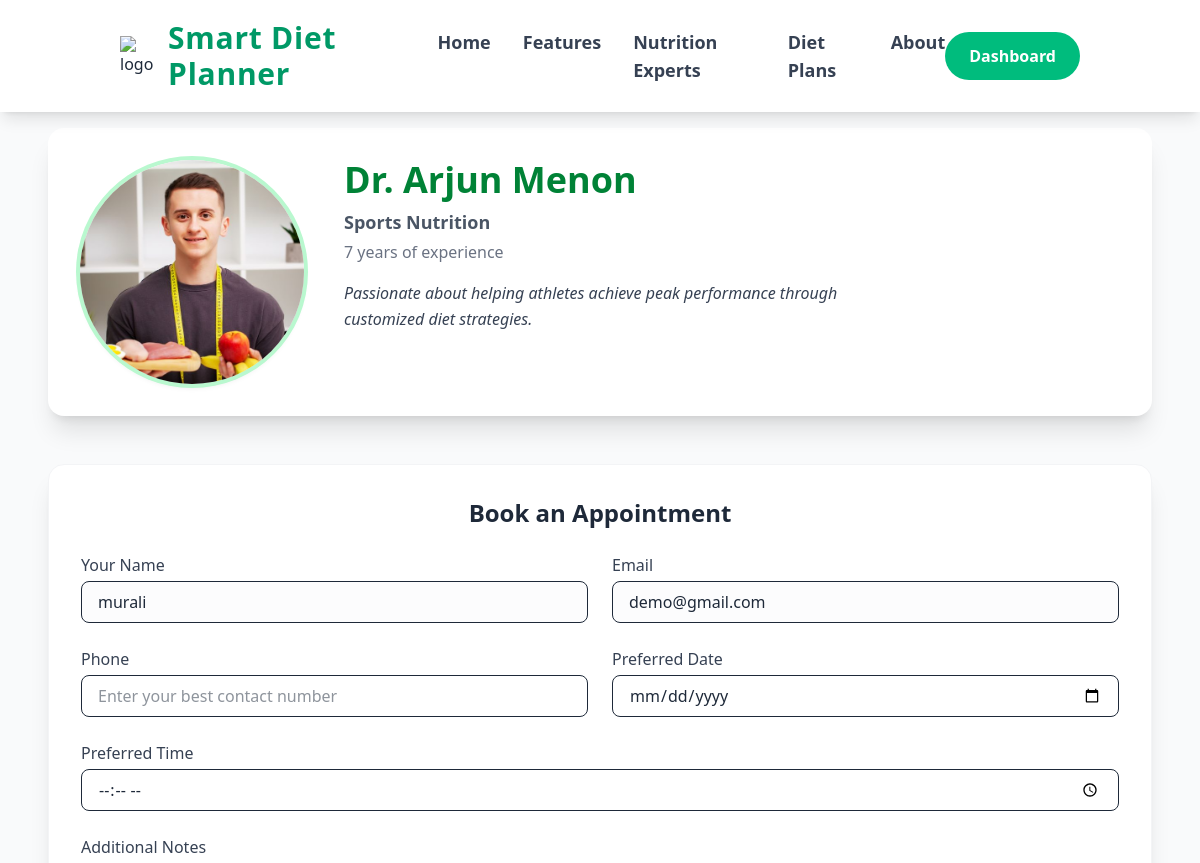
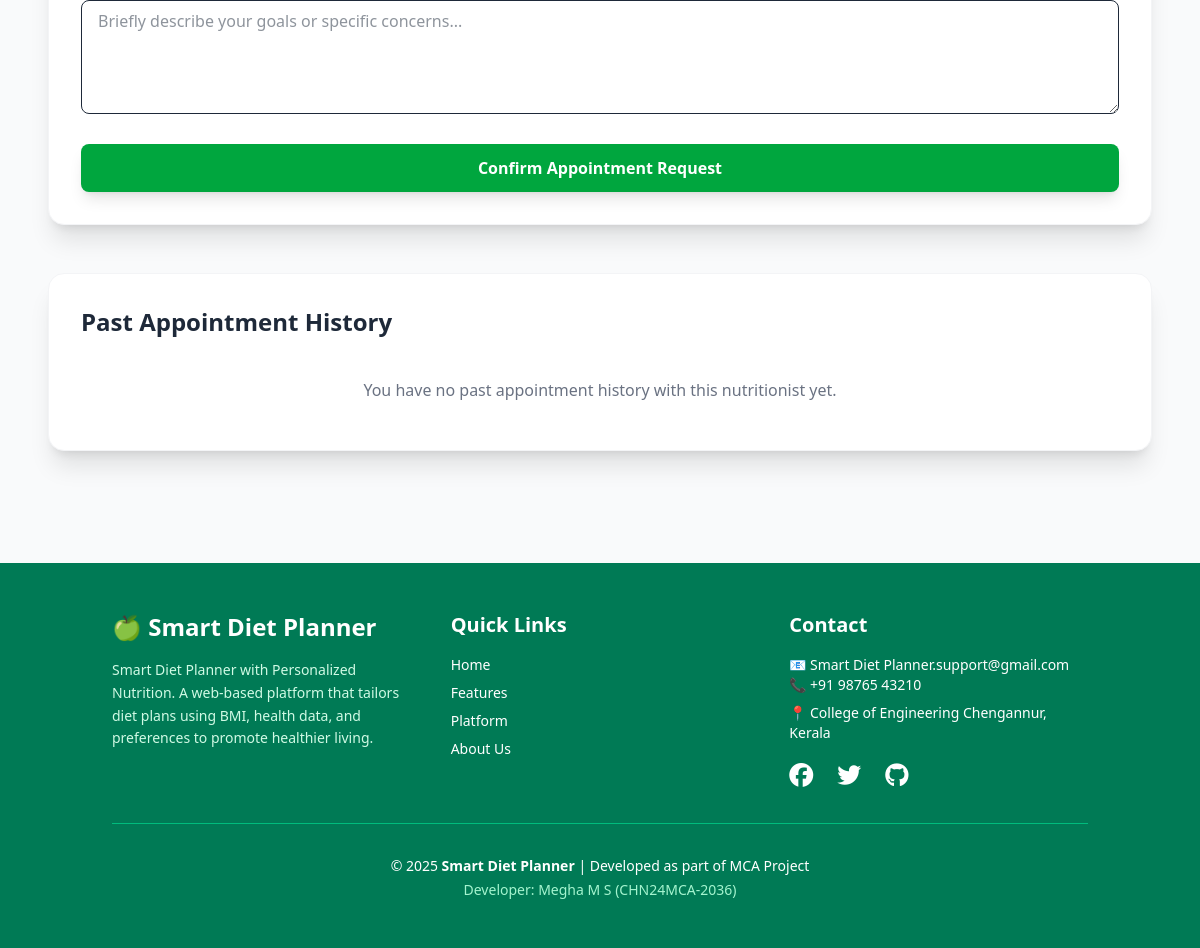
Page /home/contact.php?nutritionist_id=6 (signed in) on the committed database (2 pictures, top to bottom).
### tables this page shows
CREATE TABLE `nutritionists` (
  `id` int NOT NULL,
  `name` varchar(100) NOT NULL,
  `email` varchar(100) NOT NULL,
  `password` varchar(255) NOT NULL,
  `phone` varchar(20) DEFAULT NULL,
  `specialization` varchar(100) DEFAULT NULL,
  `experience` int DEFAULT '0',
  `description` text,
  `image` varchar(255) DEFAULT NULL,
  `status` enum('pending','approved','rejected') DEFAULT 'pending',
  `created_at` timestamp NULL DEFAULT CURRENT_TIMESTAMP
);

CREATE TABLE `reg` (
  `id` int NOT NULL,
  `name` varchar(100) DEFAULT NULL,
  `age` int DEFAULT NULL,
  `weight` float DEFAULT NULL,
  `height` float DEFAULT NULL,
  `email` varchar(150) DEFAULT NULL,
  `password` varchar(255) DEFAULT NULL,
  `gender` varchar(20) DEFAULT NULL,
  `health_issues` text,
  `dietary` varchar(50) DEFAULT NULL,
  `goal` varchar(50) DEFAULT NULL,
  `activity` varchar(50) DEFAULT NULL,
  `meal_type` varchar(50) DEFAULT NULL,
  `type` int DEFAULT NULL,
  `created_at` timestamp NULL DEFAULT CURRENT_TIMESTAMP
);

### home/contact.php (the view, shortened to what this page needs)
<?php
include(__DIR__ . '/../config/db_conn.php');
include 'components/head.php';
include 'components/navbar.php';
    ?><script> location.replace("nutrionist.php"); </script><?php
$user_id = $_SESSION['user_id'];
$nutritionist_id = intval($_GET['nutritionist_id']);
$user = ['name' => '', 'email' => ''];
$stmt = $connection->prepare("SELECT name, email FROM reg WHERE id = ? LIMIT 1");
$stmt->bind_param("i", $user_id);
$stmt->execute();
$userResult = $stmt->get_result();
if ($userResult->num_rows > 0) {
    $user = $userResult->fetch_assoc();
}
$stmt = $connection->prepare("SELECT * FROM nutritionists WHERE id = ? AND status = 'approved' LIMIT 1");
$stmt->bind_param("i", $nutritionist_id);
$stmt->execute();
$nutritionistResult = $stmt->get_result();
$nutritionist = $nutritionistResult->fetch_assoc();
$upcomingAppointment = null;
$pastAppointments = [];
?>
<main class="max-w-6xl mx-auto pt-32 pb-12 px-6 space-y-12">
    <div class="bg-white rounded-2xl shadow-xl p-8 flex flex-col md:flex-row items-center md:items-start md:space-x-10">
        <img src="../nutrionist/<?php echo htmlspecialchars($nutritionist['image'] ?? 'images/default-nutritionist.jpg'); ?>"
             alt="<?php echo htmlspecialchars($nutritionist['name']); ?>"
             class="w-56 h-56 object-cover object-center rounded-full shadow-md ring-4 ring-green-200">
        <div class="mt-6 md:mt-0 text-center md:text-left">
            <h2 class="text-4xl font-extrabold text-green-700"><?php echo htmlspecialchars($nutritionist['name']); ?></h2>
            <p class="text-gray-600 text-lg mt-2 font-semibold">
                <?php echo htmlspecialchars($nutritionist['specialization']); ?>
            </p>
            <p class="text-gray-500 text-md mt-1">
                 <?php echo intval($nutritionist['experience']); ?> years of experience
            </p>
            <p class="text-gray-700 mt-4 leading-relaxed max-w-xl italic"><?php echo htmlspecialchars($nutritionist['description']); ?></p>
        </div>
    </div>
    <?php if ($upcomingAppointment): ?>
        <div class="bg-emerald-50 border-l-4 border-emerald-500 p-8 rounded-2xl shadow-xl">
            <h3 class="text-3xl font-extrabold text-emerald-800 mb-6 flex items-center">
                <svg class="w-8 h-8 mr-3 text-emerald-600" fill="none" stroke="currentColor" viewBox="0 0 24 24" xmlns="http://www.w3.org/2000/svg"><path stroke-linecap="round" stroke-linejoin="round" stroke-width="2" d="M8 7V3m8 4V3m-9 8h10M5 21h14a2 2 0 002-2V7a2 2 0 00-2-2H5a2 2 0 00-2 2v12a2 2 0 002 2z"></path></svg>
                Upcoming Session Booked!
            </h3>
            <p class="text-lg text-gray-700 mb-6">You have an active session (Pending/Confirmed) scheduled with this nutritionist.</p>
            <div class="grid grid-cols-2 gap-4 bg-white p-4 rounded-lg shadow-inner border border-emerald-100">
                <p class="text-sm text-gray-500 font-semibold">Date</p>
                <p class="text-sm text-gray-800 font-mono"><?php echo htmlspecialchars($upcomingAppointment['appointment_date']); ?></p>
                <p class="text-sm text-gray-500 font-semibold">Time</p>
                <p class="text-sm text-gray-800 font-mono"><?php echo htmlspecialchars(substr($upcomingAppointment['appointment_time'], 0, 5)); ?></p>
                <p class="text-sm text-gray-500 font-semibold">Status</p>
                <p class="text-sm">
                    <span class="px-3 py-1 text-xs rounded-full font-bold <?php echo $upcomingAppointment['status'] === 'confirmed' ? 'bg-green-200 text-green-800' : 'bg-yellow-200 text-yellow-800'; ?>">
                        <?php echo ucfirst(htmlspecialchars($upcomingAppointment['status'])); ?>
                    </span>
                </p>
                <?php if (!empty($upcomingAppointment['notes'])): ?>
                <p class="text-sm text-gray-500 font-semibold col-span-2">Your Notes</p>
                <p class="text-sm text-gray-800 col-span-2 italic">"<?php echo htmlspecialchars($upcomingAppointment['notes']); ?>"</p>
                <?php endif; ?>
            </div>
            <p class="mt-6 text-sm text-emerald-700">Please check your <a href="../user/my_appointments.php" class="underline font-medium hover:text-emerald-900">My Appointments</a> page for details.</p>
        </div>
    <?php else: ?>
        <div class="bg-white rounded-2xl shadow-xl p-8 border border-gray-100">
            <h3 class="text-2xl font-bold text-gray-800 mb-6 text-center">Book an Appointment</h3>
            <form action="book_appointment.php" method="POST" class="grid grid-cols-1 md:grid-cols-2 gap-6">
                <div class="md:col-span-1">
                    <label class="block text-gray-700 font-medium mb-1">Your Name</label>
                    <input type="text" name="name" value="<?php echo htmlspecialchars($user['name']); ?>" required
                           class="w-full border rounded-lg px-4 py-2 focus:ring-2 focus:ring-green-500 bg-gray-50/50" disabled>
                </div>
                <div class="md:col-span-1">
                    <label class="block text-gray-700 font-medium mb-1">Email</label>
                    <input type="email" name="email" value="<?php echo htmlspecialchars($user['email']); ?>" required
                           class="w-full border rounded-lg px-4 py-2 focus:ring-2 focus:ring-green-500 bg-gray-50/50" disabled>
                </div>
                <div class="md:col-span-1">
                    <label class="block text-gray-700 font-medium mb-1">Phone</label>
                    <input type="tel" name="phone" value="" required
                           class="w-full border rounded-lg px-4 py-2 focus:ring-2 focus:ring-green-500" placeholder="Enter your best contact number">
                </div>
                <div class="md:col-span-1">
                    <label class="block text-gray-700 font-medium mb-1">Preferred Date</label>
                    <input type="date" name="date" required
                           class="w-full border rounded-lg px-4 py-2 focus:ring-2 focus:ring-green-500">
                </div>
                <div class="md:col-span-2">
                    <label class="block text-gray-700 font-medium mb-1">Preferred Time</label>
                    <input type="time" name="time" required
                           class="w-full border rounded-lg px-4 py-2 focus:ring-2 focus:ring-green-500">
                </div>
                <div class="md:col-span-2">
                    <label class="block text-gray-700 font-medium mb-1">Additional Notes</label>
                    <textarea name="notes" rows="4" placeholder="Briefly describe your goals or specific concerns..."
                              class="w-full border rounded-lg px-4 py-2 focus:ring-2 focus:ring-green-500"></textarea>
                </div>
                <div class="md:col-span-2">
                    <button type="submit" name="book_appointment"
                            class="w-full bg-green-600 text-white font-semibold py-3 rounded-lg hover:bg-green-700 transition shadow-lg hover:shadow-xl">
                        Confirm Appointment Request
                    </button>
                </div>
            </form>
        </div>
    <?php endif; ?>
    <div class="bg-white rounded-2xl shadow-xl p-8 border border-gray-100">
        <h3 class="text-2xl font-bold text-gray-800 mb-6">Past Appointment History</h3>
        <?php if (!empty($pastAppointments)): ?>
            <div class="overflow-x-auto rounded-lg border border-gray-200">
                <table class="min-w-full divide-y divide-gray-200">
                    <thead class="bg-gray-50">
                        <tr>
                            <th scope="col" class="px-6 py-3 text-left text-xs font-medium text-gray-500 uppercase tracking-wider">Date</th>
                            <th scope="col" class="px-6 py-3 text-left text-xs font-medium text-gray-500 uppercase tracking-wider">Time</th>
                            <th scope="col" class="px-6 py-3 text-left text-xs font-medium text-gray-500 uppercase tracking-wider">Status</th>
                            <th scope="col" class="px-6 py-3 text-left text-xs font-medium text-gray-500 uppercase tracking-wider">Notes</th>
                        </tr>
                    </thead>
                    <tbody class="bg-white divide-y divide-gray-100">
                        <?php foreach ($pastAppointments as $appointment): ?>
                            <tr>
                                <td class="px-6 py-4 whitespace-nowrap text-sm font-medium text-gray-900">
                                    <?php echo htmlspecialchars($appointment['appointment_date']); ?>
                                </td>
                                <td class="px-6 py-4 whitespace-nowrap text-sm text-gray-500">
                                    <?php echo htmlspecialchars(substr($appointment['appointment_time'], 0, 5)); ?>
                                </td>
                                <td class="px-6 py-4 whitespace-nowrap">
                                    <span class="px-2 inline-flex text-xs leading-5 font-semibold rounded-full
                                        <?php
                                            if ($appointment['status'] === 'completed') echo 'bg-blue-100 text-blue-800';
                                            else if ($appointment['status'] === 'cancelled') echo 'bg-red-100 text-red-800';
                                            else if ($appointment['status'] === 'confirmed') echo 'bg-green-100 text-green-800';
                                            else echo 'bg-gray-100 text-gray-800';
                                        ?>">
                                        <?php echo ucfirst(htmlspecialchars($appointment['status'])); ?>
                                    </span>
                                </td>
                                <td class="px-6 py-4 text-sm text-gray-500 max-w-xs truncate">
                                    <?php echo htmlspecialchars($appointment['notes'] ?? 'N/A'); ?>
                                </td>
                            </tr>
                        <?php endforeach; ?>
                    </tbody>
                </table>
            </div>
        <?php else: ?>
            <p class="text-gray-500 text-center py-4">You have no past appointment history with this nutritionist yet.</p>
        <?php endif; ?>
    </div>
</main>
<?php include 'components/footer.php'; ?>

### rows in the picture
nutritionists: image (picture), name "Dr. Arjun Menon", specialization "Sports Nutrition", experience "7", description "Passionate about helping athletes achieve peak performance through customized diet strategies."
reg: name "murali", email "demo@gmail.com"
